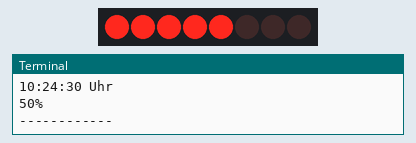
Recording of a program running on a simulated Raspberry Pi (header pin numbers). Parts: 8 shift-register outputs drawn as a row of LEDs (first output left, lit = HIGH), the last lines printed to the terminal. The clock reads 2024-03-15 10:24:30 at power-on unless the program sets it.

Above: at 0.1 s.
At 6.1 s:
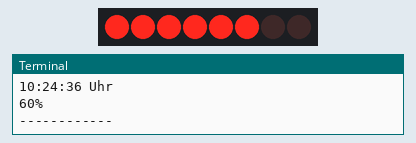
At 12.1 s:
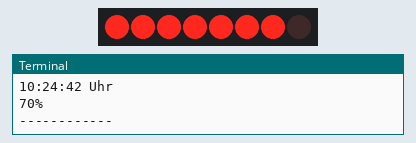
At 18.1 s:
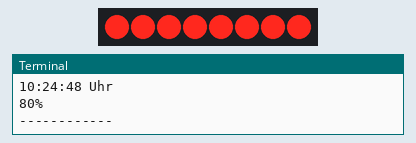
At 36.1 s:
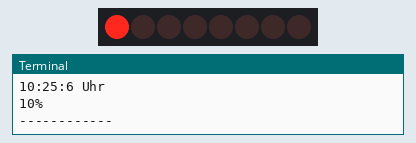
Timing chart, 0 to 37.6 s (numbered marks = the images above):
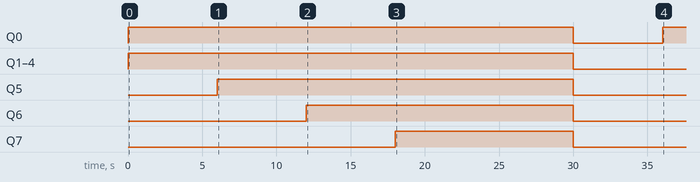

The program:

hour_progress.py
```python
import os, sys, time
import random
from datetime import datetime
import RPi.GPIO as GPIO
GPIO.setwarnings(False)

LSBFIRST = 1
MSBFIRST = 2
# define the pins for 74HC595
dataPin   = 15      # DS Pin of 74HC595(Pin14)
latchPin  = 13      # ST_CP Pin of 74HC595(Pin12)
clockPin = 11       # CH_CP Pin of 74HC595(Pin11)

def empty_led():
    GPIO.output(latchPin, GPIO.LOW)
    shiftOut(dataPin, clockPin, LSBFIRST, 0)
    GPIO.output(latchPin, GPIO.HIGH)

def destroy():
    empty_led()
    GPIO.cleanup()
    print("Script will be terminated. Bye!")
    sys.exit()

def setup():
    GPIO.setmode(GPIO.BOARD)    # use PHYSICAL GPIO Numbering
    GPIO.setup(dataPin, GPIO.OUT) # set pin to OUTPUT mode
    GPIO.setup(latchPin, GPIO.OUT)
    GPIO.setup(clockPin, GPIO.OUT)
    empty_led()

# shiftOut function, use bit serial transmission.
def shiftOut(dPin,cPin,order,val):
    GPIO.output(latchPin, GPIO.LOW)
    for i in range(0,10):
        GPIO.output(cPin,GPIO.LOW)
        if(order == LSBFIRST):
            GPIO.output(dPin,(0x01&(val>>i)==0x01) and GPIO.HIGH or GPIO.LOW)
        elif(order == MSBFIRST):
            GPIO.output(dPin,(0x80&(val<<i)==0x80) and GPIO.HIGH or GPIO.LOW)
        GPIO.output(cPin,GPIO.HIGH)
    GPIO.output(latchPin, GPIO.HIGH)

def loop():
    INTERVAL_PAUSE = 1
    FAKTOR = 100/60
    values : dict = {
        0: 0,
        1: 512,
        2: 768,
        3: 896,
        4: 960,
        5: 992,
        6: 1008,
        7: 1016,
        8: 1020,
        9: 1022,
        10: 1023
    }

    while True:
        now = datetime.now()
        hour, minute, second = now.hour, now.minute, now.second
        print(f"{hour}:{minute}:{second} Uhr")
        progress: str = str(round(FAKTOR*second))
        if len(progress) == 1:
            progress = f"0{progress}"
        print(f"{progress}%", "------------", sep="\n")
        x = values[int(progress[0])]
        shiftOut(dataPin, clockPin, LSBFIRST, x)
        time.sleep(INTERVAL_PAUSE)


if __name__ == "__main__":
    setup()
    try:
        loop()
    except KeyboardInterrupt:
        destroy()
    time.sleep(5)
    destroy()
```

Measured:
- by itself, Q0: LOW → HIGH at 0.00 s, → LOW 30.0 s later, → HIGH 6.0 s later
- by itself, Q1–4: LOW → HIGH at 0.00 s, → LOW 30.0 s later
- by itself, Q5: LOW → HIGH at 6.0 s, → LOW 24.0 s later
- by itself, Q6: LOW → HIGH at 12.0 s, → LOW 18.0 s later
- by itself, Q7: LOW → HIGH at 18.0 s, → LOW 12.0 s later
